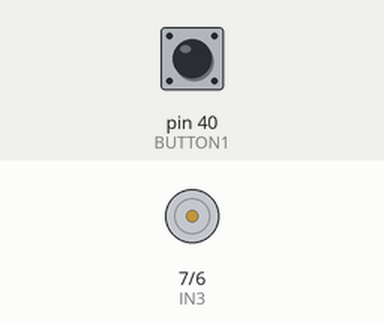
This sketch was run on a simulated Arduino Mega 2560, built with avr-gcc and run on an emulated ATmega2560. Parts: motor-driver pin pairs drawn as motors (green arrow = first pin HIGH = forward, orange = second pin HIGH = backward, longer = more drive, scaled by the enable pin). The test bench sets the inputs (shaded band); at power-on: pin 40 (BUTTON1) LOW.

Above: at 1.2 s.
1.3 s: pin 40 (BUTTON1) pulled HIGH for 0.15 s
At 2.4 s:
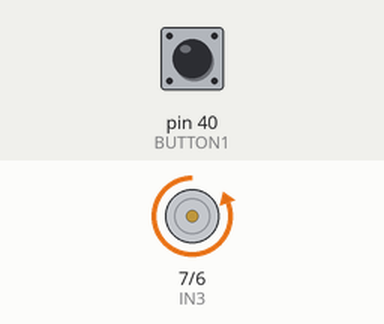
2.9 s: pin 40 (BUTTON1) pulled HIGH for 1 s
At 3.6 s:
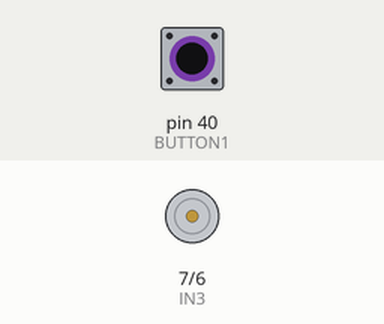
5.4 s: pin 40 (BUTTON1) pulled HIGH for 3.2 s
At 6.8 s:
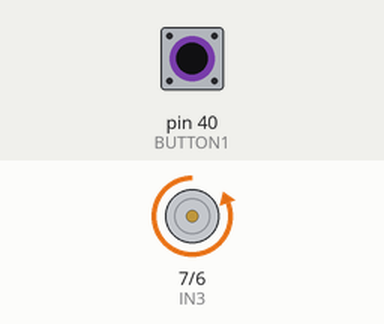
Timing chart, 0 to 8.4 s (numbered marks = the images above; inputs shaded):
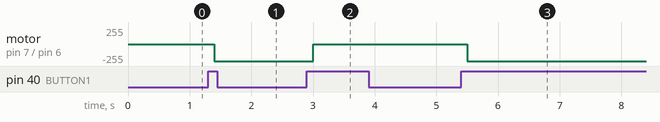

Measured:
- after the input at 1.3 s, motor on pin 7 (IN3) / pin 6 (IN4): stopped → backward 255/255 after 0.10 s
- after the input at 2.9 s, motor on pin 7 (IN3) / pin 6 (IN4): backward 255/255 → stopped after 0.10 s
- after the input at 5.4 s, motor on pin 7 (IN3) / pin 6 (IN4): stopped → backward 255/255 after 0.10 s

The sketch:

dc_motor_01.ino
```cpp
#define ENB 5
#define IN4 6
#define IN3 7
#define BUTTON1 40
 int state = LOW;
 int val = LOW;
 int old_val = LOW;
 void setup() {
    pinMode(IN4, OUTPUT);
    pinMode(IN3, OUTPUT);
    pinMode(ENB, OUTPUT);
    pinMode(BUTTON1, INPUT);
 }

void loop()  {
  button1();
  control_motor();
}

void button1(){
  val = digitalRead(BUTTON1);
  if((val == HIGH) && (old_val == LOW)){
    state = !state;
    }
    old_val = val;
    delay(100);
}
void control_motor(){
  if(state==LOW){
    digitalWrite(ENB, state);
    digitalWrite(IN4, state);
    digitalWrite(IN3, state);
  }else{
      digitalWrite(ENB, state);
     digitalWrite(IN4, state);
     digitalWrite(IN3, !state);
     }
}
```
